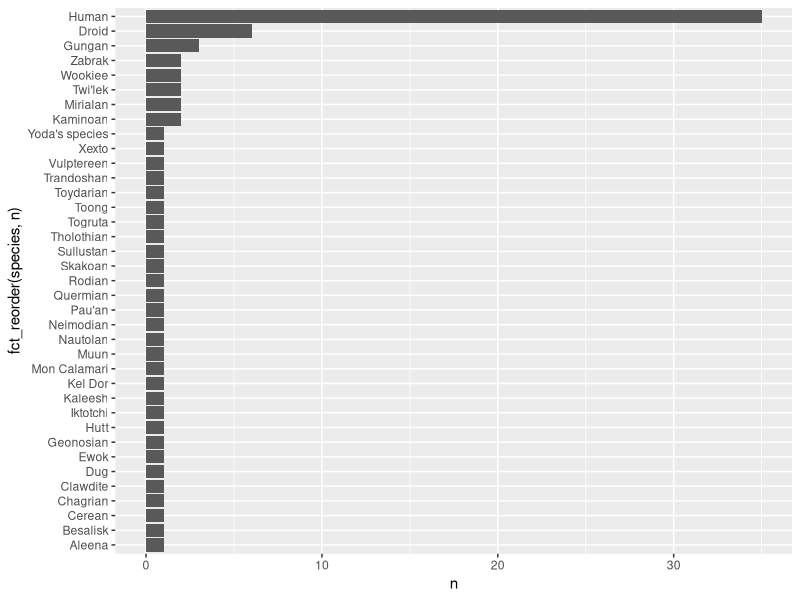
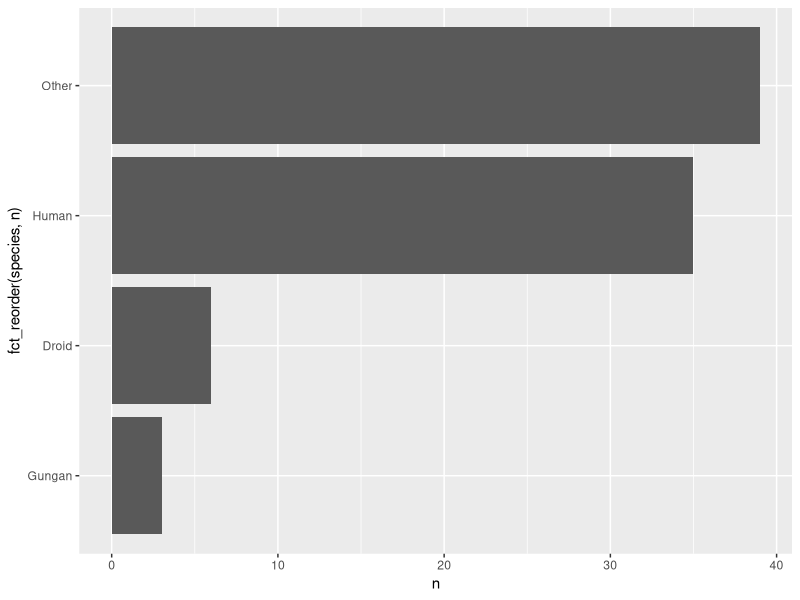

Here is the R script that generated these plots, in order:
## ---- chunk 1
knitr::opts_chunk$set(error = TRUE)
library(tidyverse)
## ---- chunk 2
str_split(fruit, pattern = " ") %>% 
  head(5)
## ---- chunk 3
str_split_fixed(fruit, pattern = " ", n = 2) %>% 
  head(5)
## ---- chunk 4
my_fruit_df <- tibble(fruit)
my_fruit_df %>% 
  separate(fruit, into = c("pre", "post"), sep = " ") %>% 
  print(n = 10)
## ---- chunk 5
head(fruit) %>% 
  str_c(collapse = ", ")
## ---- chunk 6
str_c(fruit[1:4], fruit[5:8], sep = " & ")
## ---- chunk 7
str_c(fruit[1:4], fruit[5:8], sep = " & ", collapse = ", ")
## ---- chunk 8
fruit_df <- tibble(
  fruit1 = fruit[1:4],
  fruit2 = fruit[5:8]
)
fruit_df %>% 
  unite("flavor_combo", fruit1, fruit2, sep = " & ")
## ---- chunk 9
starwars %>%
  count(species) %>%
  filter(!is.na(species)) %>% 
  ggplot(aes(y = n, x = fct_reorder(species, n))) +
  geom_col() + 
  coord_flip()
## ---- chunk 10
starwars %>%   
filter(!is.na(species)) %>%
  count(species = fct_lump(f = species, n = 3))
## ---- chunk 11
starwars %>%   
filter(!is.na(species)) %>%
  count(species = fct_lump(f = species, n = 3)) %>% 
  ggplot(aes(y = n, x = fct_reorder(species, n))) +
  geom_col() + 
  coord_flip()
